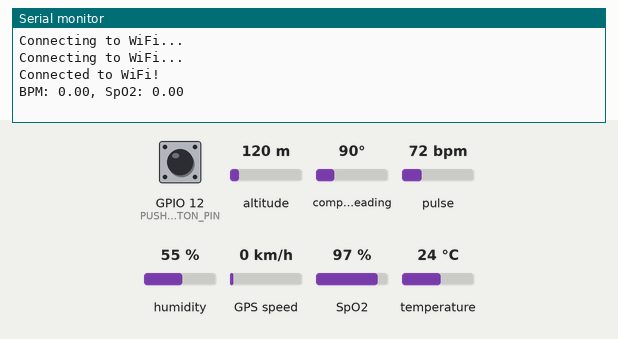
Bench run of a sketch on a simulated ESP32. Parts: the last lines printed to the serial monitor. The test bench sets the inputs (shaded band); at power-on: GPIO 12 (PUSH_BUTTON_PIN) LOW, pulse 72 bpm, humidity 55 %, SpO2 97 %, temperature 24 °C, altitude 120 m, compass heading 90°, GPS speed 0 km/h. WiFi joins after 1.5 s; servers stay silent unless stated; the GPS gets a fix after 3 s at 37.7749, -122.4194 with 8 satellites.

Above: at 3.5 s.
3.6 s: GPIO 12 (PUSH_BUTTON_PIN) pulled HIGH for 3.2 s
At 7.2 s:
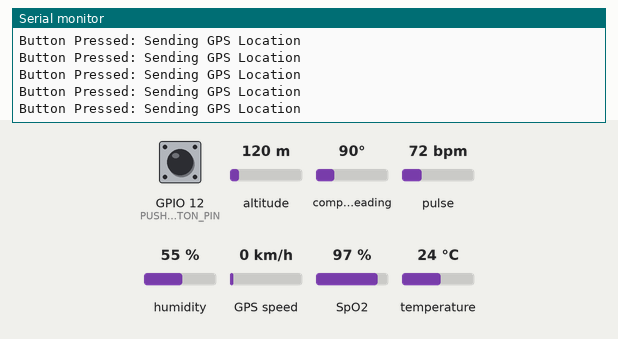
8.3 s: pulse set to 42 bpm
At 9.1 s:
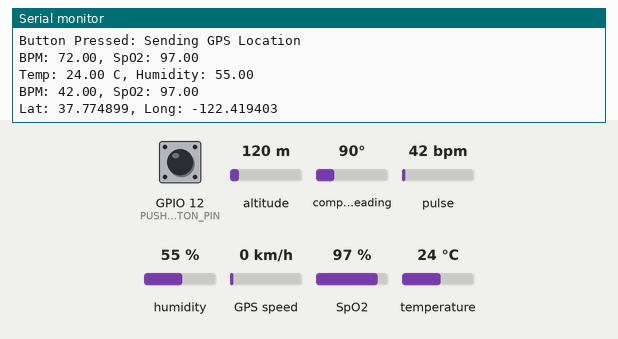
9.8 s: humidity set to 22 %
At 11.1 s:
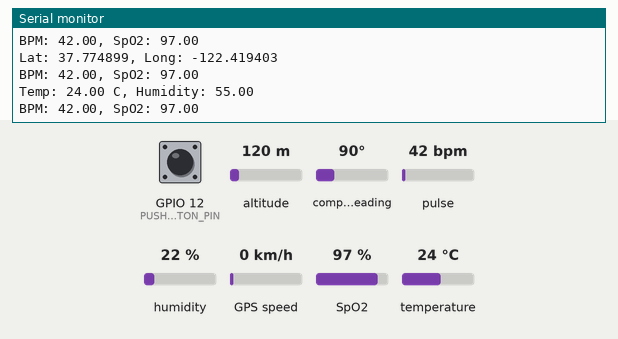
11.3 s: SpO2 set to 80 %
At 11.9 s:
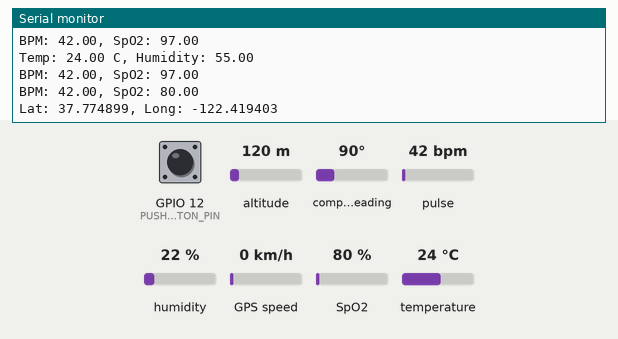
12.8 s: temperature set to 12 °C
At 14.0 s:
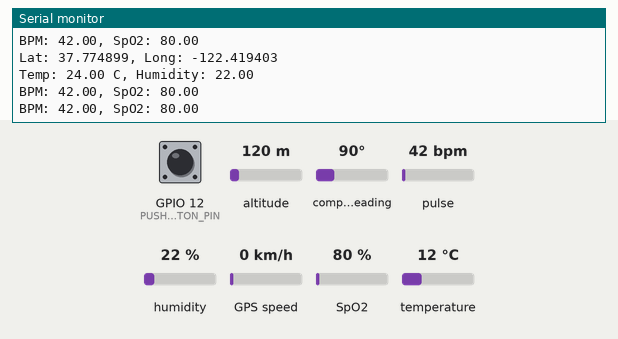
14.3 s: pulse set to 70 bpm
At 16.1 s:
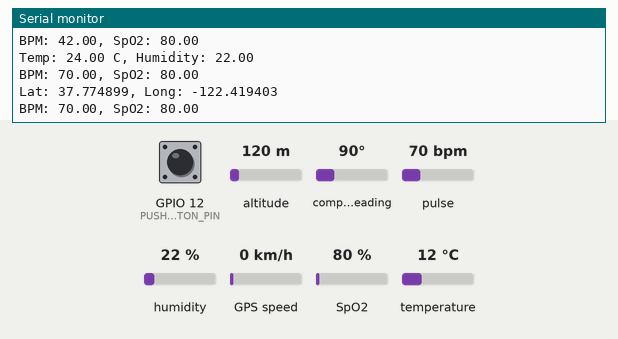
Timing chart, 0 to 16.8 s (numbered marks = the images above; inputs shaded):
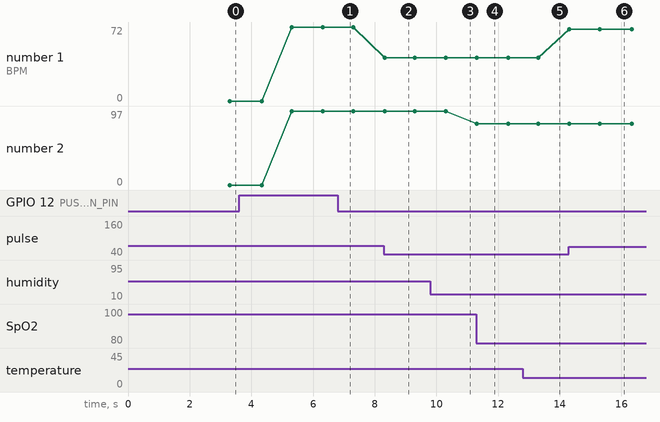

Measured:
- after the input at 3.6 s, the serial monitor: prints a new line after 1.7 s (image 1)
- after the input at 8.3 s, the serial monitor: prints a new line at once (image 2)
- after the input at 11.3 s, the serial monitor: prints a new line at once (image 4)
- after the input at 14.3 s, the serial monitor: prints a new line at once (image 6)
- plotted number 1: 72 → 42 after the input at 8.3 s, 42 → 70 after the input at 14.3 s
- plotted number 2: 97 → 80 after the input at 11.3 s

The sketch:

cmsblynk.ino
```cpp
#include <WiFi.h>
#include <WiFiClient.h>
#include <BlynkSimpleEsp32.h>
#include <DHT.h>
#include <TinyGPS++.h>
#include <HardwareSerial.h>
#include "MAX30100_PulseOximeter.h"
#define BLYNK_TEMPLATE_ID "TMPL3Ox-2WLKx"
#define BLYNK_TEMPLATE_NAME "CattleWatch"
#define BLYNK_DEVICE_NAME "CattleWatchr"
#define BLYNK_AUTH_TOKEN "Q6RENhZI8Lb3jFtz-Uoww8p3UXRrRcX6"
#define WIFI_SSID "Ananya's S23"
#define WIFI_PASS "iworshipananya"

#define DHTPIN 5
#define DHTTYPE DHT11
#define GPS_RX 2
#define GPS_TX 4
#define PUSH_BUTTON_PIN 12

DHT dht(DHTPIN, DHTTYPE);
TinyGPSPlus gps;
HardwareSerial GPSSerial(1);
PulseOximeter pox;

BlynkTimer timer;
float latitude, longitude;

void connectWiFi() {
    WiFi.begin(WIFI_SSID, WIFI_PASS);
    while (WiFi.status() != WL_CONNECTED) {
        delay(1000);
        Serial.println("Connecting to WiFi...");
    }
    Serial.println("Connected to WiFi!");
}

void readDHTSensor() {
    float h = dht.readHumidity();
    float t = dht.readTemperature();
    if (!isnan(h) && !isnan(t)) {
        Blynk.virtualWrite(V1, t);
        Blynk.virtualWrite(V2, h);
        Serial.print("Temp: "); Serial.print(t);
        Serial.print(" C, Humidity: "); Serial.println(h);
    }
}

void readPulseOximeter() {
    pox.update();
    float bpm = pox.getHeartRate();
    float spo2 = pox.getSpO2();
    Blynk.virtualWrite(V3, bpm);
    Blynk.virtualWrite(V4, spo2);
    Serial.print("BPM: "); Serial.print(bpm);
    Serial.print(", SpO2: "); Serial.println(spo2);
}

void readGPSData() {
    while (GPSSerial.available() > 0) {
        gps.encode(GPSSerial.read());
    }
    if (gps.location.isValid()) {
        latitude = gps.location.lat();
        longitude = gps.location.lng();
        Blynk.virtualWrite(V5, latitude);
        Blynk.virtualWrite(V6, longitude);
        Serial.print("Lat: "); Serial.print(latitude, 6);
        Serial.print(", Long: "); Serial.println(longitude, 6);
    }
}

void sendGPSLocation() {
    if (gps.location.isValid()) {
        Serial.println("Button Pressed: Sending GPS Location");
        Blynk.virtualWrite(V7, String(latitude, 6) + "," + String(longitude, 6));
    }
}

void setup() {
    Serial.begin(115200);
    GPSSerial.begin(9600, SERIAL_8N1, GPS_RX, GPS_TX);
    dht.begin();
    pinMode(PUSH_BUTTON_PIN, INPUT);

    connectWiFi();
    Blynk.begin(BLYNK_AUTH_TOKEN, WIFI_SSID, WIFI_PASS);

    pox.begin();
    pox.setIRLedCurrent(MAX30100_LED_CURR_7_6MA);

    timer.setInterval(2000L, readDHTSensor);
    timer.setInterval(1000L, readPulseOximeter);
    timer.setInterval(3000L, readGPSData);
}

void loop() {
    Blynk.run();
    timer.run();

    if (digitalRead(PUSH_BUTTON_PIN) == HIGH) {
        sendGPSLocation();
    }
}
```
